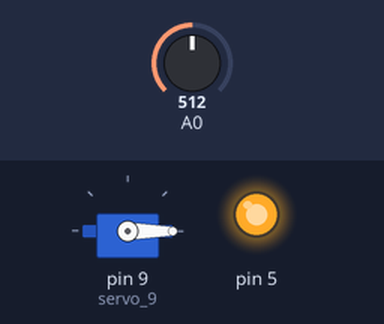
This sketch was run on a simulated Arduino Uno, built with avr-gcc and run on an emulated ATmega328P. Parts: servo, output pins drawn as LEDs (lit = HIGH). Dashed ring = blinking. Inputs (shaded band) come from the test bench; at power-on: A0 = 512.

Above: at 1.2 s.
1.3 s: A0 set to 497
At 2.1 s:
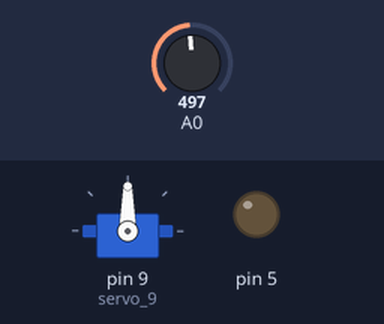
2.8 s: A0 set to 522
At 2.87 s:
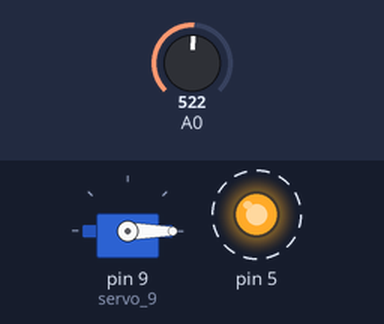
5.8 s: A0 set to 511
At 6.8 s:
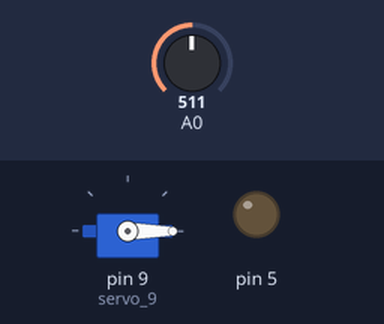
7.7 s: A0 set to 716
At 8.6 s:
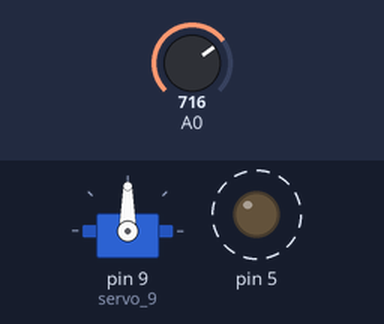
Timing chart, 0 to 11.7 s (numbered marks = the images above; inputs shaded):
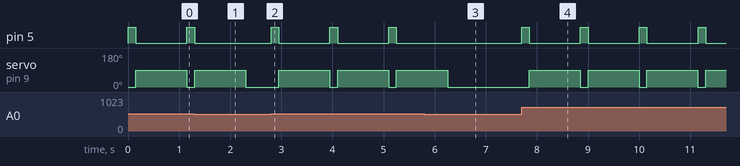

Measured:
- the behaviour switches between 512 and 511 on A0 (found by bisection; images 0 and 1)
- after the input at 1.3 s, pin 5: goes on until 1.3 s, then stays LOW
- after the input at 2.8 s, pin 5: alternates HIGH for 0.15 s and LOW for 1.0 s, starting at once; servo on pin 9 (servo_9): alternates 90° for 1.0 s and 0° for 0.15 s, starting after 0.15 s
- after the input at 5.8 s, pin 5: stops changing and stays LOW; servo on pin 9 (servo_9): goes on until 6.3 s, then stays 0°
- after the input at 7.7 s, pin 5: alternates HIGH for 0.15 s and LOW for 1.0 s, starting at once; servo on pin 9 (servo_9): alternates 90° for 1.0 s and 0° for 0.15 s, starting after 0.15 s

The sketch:

cuentaGolpes.ino
```cpp
/*
 uentaGolpes. Golpea la pared cinco veces en menos de dos segundos para abrir la caja. - Example code for the knockknockBox.
  Created by Antonio Gomez Garcia and Mª Dolores Nogueras Atance, january 8, 2022.
  Released into the public domain.
*/
#include <Servo.h>

int contador = 0;
long tiempoActual = millis();

Servo servo_9;

void setup() {
  servo_9.attach(9);
  pinMode(5, OUTPUT);
}

void loop() {
  servo_9.write(0);
  if (millis() - tiempoActual >= 2000) {
    contador = 0;
    tiempoActual = millis();
  }
  if (analogRead(A0) >= 512) {
    digitalWrite(5, HIGH);
    delay(30);
    contador = contador + 1;
    digitalWrite(5, LOW);
    if (contador == 5) {
      contador = 0;
      servo_9.write(90);
      delay(1*1000);
      servo_9.write(0);
      tiempoActual = millis();
    }
  }

}
```
